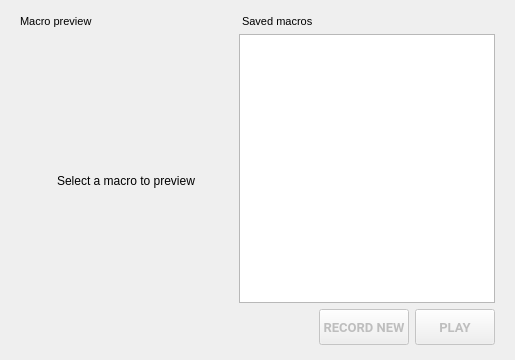
<?xml version="1.0" encoding="UTF-8"?>
<ui version="4.0">
 <class>RecordMacroPage</class>
 <widget class="QWidget" name="RecordMacroPage">
  <property name="geometry">
   <rect>
    <x>0</x>
    <y>0</y>
    <width>515</width>
    <height>360</height>
   </rect>
  </property>
  <property name="sizePolicy">
   <sizepolicy hsizetype="Preferred" vsizetype="Expanding">
    <horstretch>0</horstretch>
    <verstretch>0</verstretch>
   </sizepolicy>
  </property>
  <property name="windowTitle">
   <string>Form</string>
  </property>
  <layout class="QVBoxLayout" name="verticalLayout_6">
   <property name="spacing">
    <number>6</number>
   </property>
   <property name="leftMargin">
    <number>20</number>
   </property>
   <property name="topMargin">
    <number>15</number>
   </property>
   <property name="rightMargin">
    <number>20</number>
   </property>
   <property name="bottomMargin">
    <number>15</number>
   </property>
   <item>
    <widget class="QStackedWidget" name="stackedWidget">
     <property name="lineWidth">
      <number>0</number>
     </property>
     <property name="currentIndex">
      <number>0</number>
     </property>
     <widget class="QWidget" name="page">
      <layout class="QHBoxLayout" name="horizontalLayout">
       <property name="leftMargin">
        <number>0</number>
       </property>
       <property name="topMargin">
        <number>0</number>
       </property>
       <property name="rightMargin">
        <number>0</number>
       </property>
       <property name="bottomMargin">
        <number>0</number>
       </property>
       <item>
        <layout class="QVBoxLayout" name="verticalLayout_2">
         <item>
          <widget class="QLabel" name="peekMacrosLabel">
           <property name="font">
            <font>
             <pointsize>8</pointsize>
            </font>
           </property>
           <property name="text">
            <string>Macro preview</string>
           </property>
          </widget>
         </item>
         <item>
          <widget class="QWidget" name="backOverlay" native="true">
           <property name="sizePolicy">
            <sizepolicy hsizetype="Expanding" vsizetype="Expanding">
             <horstretch>0</horstretch>
             <verstretch>0</verstretch>
            </sizepolicy>
           </property>
           <property name="ColorGroup" stdset="0">
            <string>Overlay</string>
           </property>
           <layout class="QVBoxLayout" name="verticalLayout_5">
            <property name="spacing">
             <number>0</number>
            </property>
            <property name="leftMargin">
             <number>0</number>
            </property>
            <property name="topMargin">
             <number>0</number>
            </property>
            <property name="rightMargin">
             <number>0</number>
            </property>
            <property name="bottomMargin">
             <number>0</number>
            </property>
            <item>
             <widget class="android::videoplayer::VideoPlayerWidget" name="videoWidget" native="true">
              <property name="sizePolicy">
               <sizepolicy hsizetype="Expanding" vsizetype="Expanding">
                <horstretch>0</horstretch>
                <verstretch>0</verstretch>
               </sizepolicy>
              </property>
              <layout class="QVBoxLayout" name="verticalLayout_3" stretch="0">
               <property name="spacing">
                <number>0</number>
               </property>
               <property name="leftMargin">
                <number>0</number>
               </property>
               <property name="topMargin">
                <number>0</number>
               </property>
               <property name="rightMargin">
                <number>0</number>
               </property>
               <property name="bottomMargin">
                <number>0</number>
               </property>
               <item>
                <widget class="QWidget" name="previewOverlay" native="true">
                 <property name="ColorGroup" stdset="0">
                  <string>Overlay</string>
                 </property>
                 <layout class="QVBoxLayout" name="verticalLayout_4" stretch="0,0,0,0">
                  <property name="spacing">
                   <number>10</number>
                  </property>
                  <property name="sizeConstraint">
                   <enum>QLayout::SetDefaultConstraint</enum>
                  </property>
                  <property name="leftMargin">
                   <number>0</number>
                  </property>
                  <property name="topMargin">
                   <number>0</number>
                  </property>
                  <property name="rightMargin">
                   <number>0</number>
                  </property>
                  <property name="bottomMargin">
                   <number>0</number>
                  </property>
                  <item>
                   <spacer name="verticalSpacer_3">
                    <property name="orientation">
                     <enum>Qt::Vertical</enum>
                    </property>
                    <property name="sizeHint" stdset="0">
                     <size>
                      <width>20</width>
                      <height>40</height>
                     </size>
                    </property>
                   </spacer>
                  </item>
                  <item>
                   <widget class="QLabel" name="replayIcon">
                    <property name="text">
                     <string/>
                    </property>
                    <property name="alignment">
                     <set>Qt::AlignCenter</set>
                    </property>
                   </widget>
                  </item>
                  <item alignment="Qt::AlignHCenter|Qt::AlignVCenter">
                   <widget class="QLabel" name="previewLabel">
                    <property name="text">
                     <string>Select a macro to preview</string>
                    </property>
                   </widget>
                  </item>
                  <item>
                   <spacer name="verticalSpacer_4">
                    <property name="orientation">
                     <enum>Qt::Vertical</enum>
                    </property>
                    <property name="sizeHint" stdset="0">
                     <size>
                      <width>20</width>
                      <height>40</height>
                     </size>
                    </property>
                   </spacer>
                  </item>
                 </layout>
                </widget>
               </item>
              </layout>
             </widget>
            </item>
           </layout>
          </widget>
         </item>
        </layout>
       </item>
       <item>
        <layout class="QVBoxLayout" name="verticalLayout">
         <item>
          <widget class="QLabel" name="savedMacrosLabel">
           <property name="font">
            <font>
             <pointsize>8</pointsize>
            </font>
           </property>
           <property name="text">
            <string> Saved macros</string>
           </property>
          </widget>
         </item>
         <item>
          <widget class="QListWidget" name="macroList">
           <property name="horizontalScrollBarPolicy">
            <enum>Qt::ScrollBarAlwaysOff</enum>
           </property>
           <property name="autoScroll">
            <bool>false</bool>
           </property>
           <property name="selectionRectVisible">
            <bool>true</bool>
           </property>
          </widget>
         </item>
        </layout>
       </item>
      </layout>
     </widget>
     <widget class="QWidget" name="recordingOverlay">
      <layout class="QVBoxLayout" name="verticalLayout_8">
       <item>
        <spacer name="verticalSpacer">
         <property name="orientation">
          <enum>Qt::Vertical</enum>
         </property>
         <property name="sizeHint" stdset="0">
          <size>
           <width>20</width>
           <height>114</height>
          </size>
         </property>
        </spacer>
       </item>
       <item>
        <layout class="QHBoxLayout" name="horizontalLayout_4">
         <item>
          <spacer name="horizontalSpacer_2">
           <property name="orientation">
            <enum>Qt::Horizontal</enum>
           </property>
           <property name="sizeHint" stdset="0">
            <size>
             <width>40</width>
             <height>20</height>
            </size>
           </property>
          </spacer>
         </item>
         <item>
          <layout class="QVBoxLayout" name="verticalLayout_7">
           <item>
            <layout class="QHBoxLayout" name="horizontalLayout_2">
             <item>
              <widget class="QLabel" name="recordingIcon">
               <property name="sizePolicy">
                <sizepolicy hsizetype="Fixed" vsizetype="Fixed">
                 <horstretch>0</horstretch>
                 <verstretch>0</verstretch>
                </sizepolicy>
               </property>
               <property name="maximumSize">
                <size>
                 <width>8</width>
                 <height>8</height>
                </size>
               </property>
               <property name="text">
                <string/>
               </property>
               <property name="pixmap">
                <pixmap resource="../resources.qrc">:/light/recordCircle</pixmap>
               </property>
               <property name="scaledContents">
                <bool>true</bool>
               </property>
               <property name="alignment">
                <set>Qt::AlignCenter</set>
               </property>
              </widget>
             </item>
             <item>
              <widget class="QLabel" name="recordingLabel">
               <property name="sizePolicy">
                <sizepolicy hsizetype="Preferred" vsizetype="Fixed">
                 <horstretch>0</horstretch>
                 <verstretch>0</verstretch>
                </sizepolicy>
               </property>
               <property name="font">
                <font>
                 <family>Roboto</family>
                 <pointsize>10</pointsize>
                </font>
               </property>
               <property name="text">
                <string>Recording...</string>
               </property>
               <property name="alignment">
                <set>Qt::AlignCenter</set>
               </property>
              </widget>
             </item>
            </layout>
           </item>
           <item>
            <widget class="QLabel" name="countLabel">
             <property name="text">
              <string>3</string>
             </property>
             <property name="alignment">
              <set>Qt::AlignCenter</set>
             </property>
            </widget>
           </item>
           <item>
            <widget class="QPushButton" name="cancelButton">
             <property name="text">
              <string>Cancel</string>
             </property>
            </widget>
           </item>
          </layout>
         </item>
         <item>
          <spacer name="horizontalSpacer_3">
           <property name="orientation">
            <enum>Qt::Horizontal</enum>
           </property>
           <property name="sizeHint" stdset="0">
            <size>
             <width>40</width>
             <height>20</height>
            </size>
           </property>
          </spacer>
         </item>
        </layout>
       </item>
       <item>
        <spacer name="verticalSpacer_2">
         <property name="orientation">
          <enum>Qt::Vertical</enum>
         </property>
         <property name="sizeHint" stdset="0">
          <size>
           <width>20</width>
           <height>114</height>
          </size>
         </property>
        </spacer>
       </item>
      </layout>
     </widget>
    </widget>
   </item>
   <item>
    <layout class="QHBoxLayout" name="horizontalLayout_3">
     <item>
      <spacer name="horizontalSpacer">
       <property name="orientation">
        <enum>Qt::Horizontal</enum>
       </property>
       <property name="sizeHint" stdset="0">
        <size>
         <width>40</width>
         <height>20</height>
        </size>
       </property>
      </spacer>
     </item>
     <item alignment="Qt::AlignRight">
      <widget class="RaisedMaterialButton" name="recButton">
       <property name="enabled">
        <bool>false</bool>
       </property>
       <property name="sizePolicy">
        <sizepolicy hsizetype="Minimum" vsizetype="Fixed">
         <horstretch>0</horstretch>
         <verstretch>0</verstretch>
        </sizepolicy>
       </property>
       <property name="minimumSize">
        <size>
         <width>60</width>
         <height>36</height>
        </size>
       </property>
       <property name="font">
        <font>
         <family>Roboto</family>
         <pointsize>10</pointsize>
         <weight>75</weight>
         <bold>true</bold>
        </font>
       </property>
       <property name="accessibleDescription">
        <string>Record New</string>
       </property>
       <property name="layoutDirection">
        <enum>Qt::LeftToRight</enum>
       </property>
       <property name="text">
        <string>RECORD NEW</string>
       </property>
       <property name="icon">
        <iconset resource="../resources.qrc">
         <normaloff>:/light/recordCircle</normaloff>:/light/recordCircle</iconset>
       </property>
       <property name="iconSize">
        <size>
         <width>20</width>
         <height>20</height>
        </size>
       </property>
       <property name="ColorGroup" stdset="0">
        <string>Button</string>
       </property>
      </widget>
     </item>
     <item alignment="Qt::AlignRight">
      <widget class="RaisedMaterialButton" name="playStopButton">
       <property name="enabled">
        <bool>false</bool>
       </property>
       <property name="sizePolicy">
        <sizepolicy hsizetype="Minimum" vsizetype="Fixed">
         <horstretch>0</horstretch>
         <verstretch>0</verstretch>
        </sizepolicy>
       </property>
       <property name="minimumSize">
        <size>
         <width>60</width>
         <height>36</height>
        </size>
       </property>
       <property name="font">
        <font>
         <family>Roboto</family>
         <pointsize>10</pointsize>
         <weight>75</weight>
         <bold>true</bold>
        </font>
       </property>
       <property name="accessibleDescription">
        <string>Play</string>
       </property>
       <property name="layoutDirection">
        <enum>Qt::LeftToRight</enum>
       </property>
       <property name="text">
        <string>PLAY</string>
       </property>
       <property name="icon">
        <iconset resource="../resources.qrc">
         <normaloff>:/light/play_arrow</normaloff>:/light/play_arrow</iconset>
       </property>
       <property name="iconSize">
        <size>
         <width>24</width>
         <height>24</height>
        </size>
       </property>
       <property name="themeIconName" stdset="0">
        <string>play_arrow</string>
       </property>
       <property name="themeIconName_disabled" stdset="0">
        <string>play_arrow_disabled</string>
       </property>
       <property name="ColorGroup" stdset="0">
        <string>Button</string>
       </property>
      </widget>
     </item>
    </layout>
   </item>
  </layout>
 </widget>
 <customwidgets>
  <customwidget>
   <class>android::videoplayer::VideoPlayerWidget</class>
   <extends>QWidget</extends>
   <header>android/skin/qt/video-player/VideoPlayerWidget.h</header>
  </customwidget>
  <customwidget>
   <class>RaisedMaterialButton</class>
   <extends>QPushButton</extends>
   <header>android/skin/qt/raised-material-button.h</header>
  </customwidget>
 </customwidgets>
 <resources>
  <include location="../resources.qrc"/>
 </resources>
 <connections/>
</ui>
